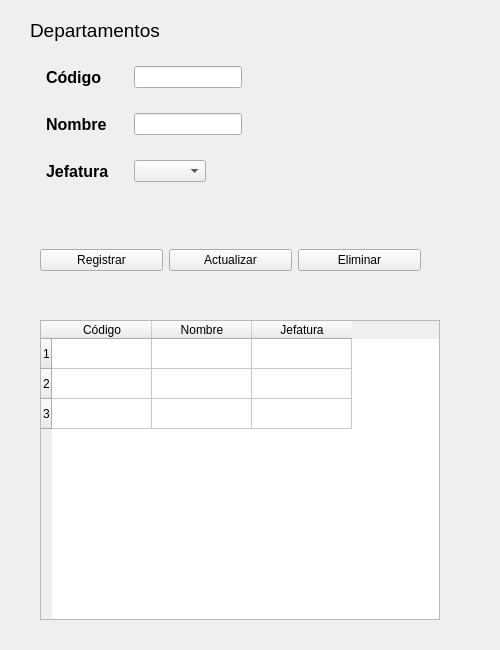
<?xml version="1.0" encoding="UTF-8"?>
<ui version="4.0">
 <class>Departamentos</class>
 <widget class="QWidget" name="Departamentos">
  <property name="geometry">
   <rect>
    <x>0</x>
    <y>0</y>
    <width>500</width>
    <height>650</height>
   </rect>
  </property>
  <property name="minimumSize">
   <size>
    <width>500</width>
    <height>650</height>
   </size>
  </property>
  <property name="maximumSize">
   <size>
    <width>500</width>
    <height>650</height>
   </size>
  </property>
  <property name="windowTitle">
   <string>Departamentos</string>
  </property>
  <widget class="QLabel" name="lbl_departamentos">
   <property name="geometry">
    <rect>
     <x>30</x>
     <y>10</y>
     <width>141</width>
     <height>41</height>
    </rect>
   </property>
   <property name="font">
    <font>
     <pointsize>14</pointsize>
    </font>
   </property>
   <property name="text">
    <string>Departamentos</string>
   </property>
  </widget>
  <widget class="QWidget" name="horizontalLayoutWidget">
   <property name="geometry">
    <rect>
     <x>40</x>
     <y>220</y>
     <width>381</width>
     <height>80</height>
    </rect>
   </property>
   <layout class="QHBoxLayout" name="btn_Layout">
    <item>
     <widget class="QPushButton" name="btn_registrar">
      <property name="text">
       <string>Registrar</string>
      </property>
     </widget>
    </item>
    <item>
     <widget class="QPushButton" name="btn_editar">
      <property name="text">
       <string>Actualizar</string>
      </property>
     </widget>
    </item>
    <item>
     <widget class="QPushButton" name="btn_eliminar">
      <property name="text">
       <string>Eliminar</string>
      </property>
     </widget>
    </item>
   </layout>
  </widget>
  <widget class="QWidget" name="formLayoutWidget">
   <property name="geometry">
    <rect>
     <x>40</x>
     <y>60</y>
     <width>381</width>
     <height>141</height>
    </rect>
   </property>
   <layout class="QFormLayout" name="formLayout">
    <property name="sizeConstraint">
     <enum>QLayout::SetDefaultConstraint</enum>
    </property>
    <property name="fieldGrowthPolicy">
     <enum>QFormLayout::FieldsStayAtSizeHint</enum>
    </property>
    <property name="rowWrapPolicy">
     <enum>QFormLayout::DontWrapRows</enum>
    </property>
    <property name="labelAlignment">
     <set>Qt::AlignJustify|Qt::AlignVCenter</set>
    </property>
    <property name="formAlignment">
     <set>Qt::AlignLeading|Qt::AlignLeft|Qt::AlignTop</set>
    </property>
    <property name="horizontalSpacing">
     <number>25</number>
    </property>
    <property name="verticalSpacing">
     <number>25</number>
    </property>
    <property name="leftMargin">
     <number>6</number>
    </property>
    <property name="topMargin">
     <number>6</number>
    </property>
    <property name="rightMargin">
     <number>6</number>
    </property>
    <property name="bottomMargin">
     <number>6</number>
    </property>
    <item row="0" column="0">
     <widget class="QLabel" name="lbl_codigo">
      <property name="font">
       <font>
        <pointsize>12</pointsize>
        <weight>75</weight>
        <bold>true</bold>
       </font>
      </property>
      <property name="text">
       <string>Código</string>
      </property>
     </widget>
    </item>
    <item row="0" column="1">
     <widget class="QLineEdit" name="txt_codigo"/>
    </item>
    <item row="1" column="0">
     <widget class="QLabel" name="lbl_nombre">
      <property name="font">
       <font>
        <pointsize>12</pointsize>
        <weight>75</weight>
        <bold>true</bold>
       </font>
      </property>
      <property name="text">
       <string>Nombre</string>
      </property>
     </widget>
    </item>
    <item row="1" column="1">
     <widget class="QLineEdit" name="txt_nombre"/>
    </item>
    <item row="2" column="0">
     <widget class="QLabel" name="lbl_jefatura">
      <property name="font">
       <font>
        <pointsize>12</pointsize>
        <weight>75</weight>
        <bold>true</bold>
       </font>
      </property>
      <property name="text">
       <string>Jefatura</string>
      </property>
     </widget>
    </item>
    <item row="2" column="1">
     <widget class="QComboBox" name="cmb_jefatura"/>
    </item>
   </layout>
  </widget>
  <widget class="QTableWidget" name="tableWidget">
   <property name="geometry">
    <rect>
     <x>40</x>
     <y>320</y>
     <width>400</width>
     <height>300</height>
    </rect>
   </property>
   <property name="minimumSize">
    <size>
     <width>400</width>
     <height>300</height>
    </size>
   </property>
   <property name="maximumSize">
    <size>
     <width>400</width>
     <height>300</height>
    </size>
   </property>
   <property name="rowCount">
    <number>3</number>
   </property>
   <property name="columnCount">
    <number>3</number>
   </property>
   <row/>
   <row/>
   <row/>
   <column>
    <property name="text">
     <string>Código</string>
    </property>
   </column>
   <column>
    <property name="text">
     <string>Nombre</string>
    </property>
   </column>
   <column>
    <property name="text">
     <string>Jefatura</string>
    </property>
   </column>
  </widget>
 </widget>
 <resources/>
 <connections/>
</ui>
